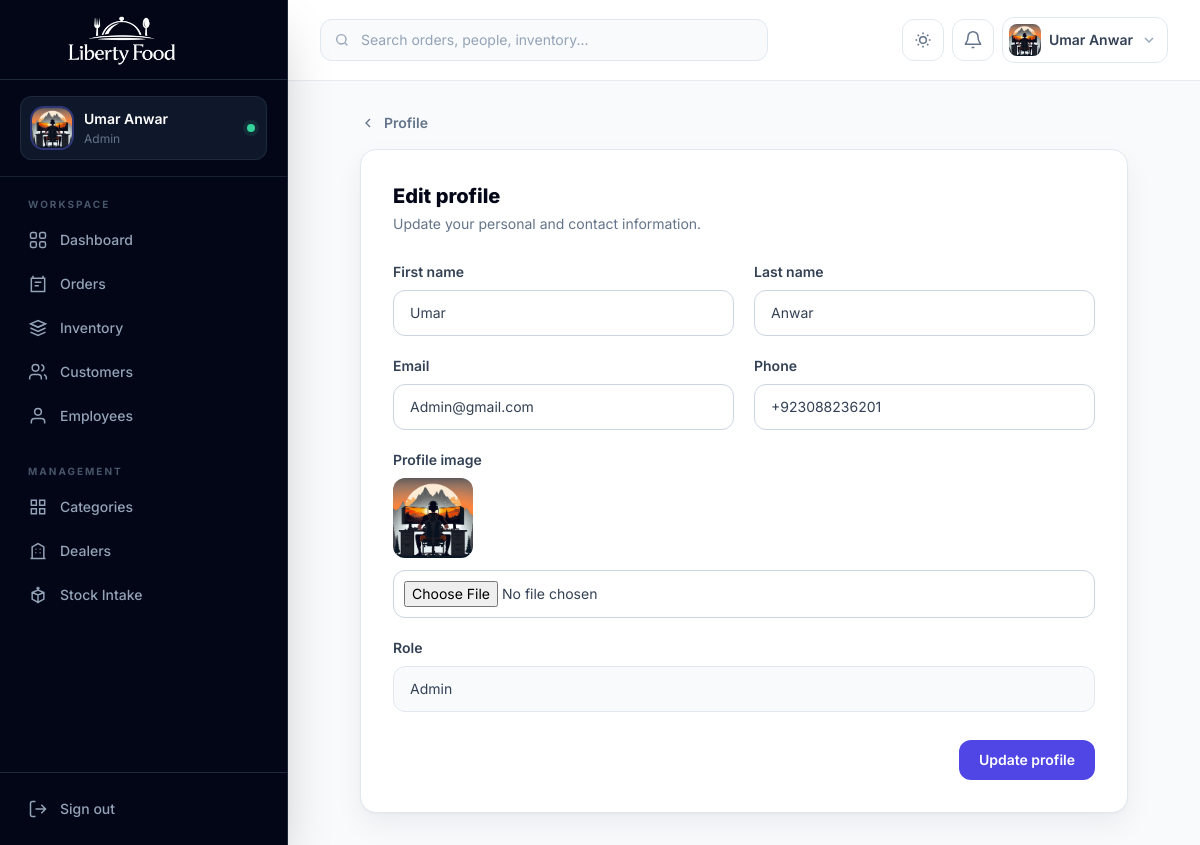
Screenshot of /accounts/edit-profile/ (signed in) with the database file from the repository.
### accounts/models.py (models this page shows, shortened)
class CustomUser(AbstractUser):
    email = models.EmailField(unique=True)
    ROLE_CHOICES = (
        ('admin', 'Admin'),
        ('employee', 'Employee'),
        ('customer', 'Customer'),
    )
    role = models.CharField(
        max_length=20,
        choices=ROLE_CHOICES,
        default='customer'
    )
    phone = models.CharField(
        max_length=15,
        blank=True,
        null=True
    )
    profile_image = models.ImageField(
        upload_to='profiles/',
        blank=True,
        null=True
    )

### accounts/views.py (the view, shortened to what this page needs)
# urls.py: path('edit-profile/', views.edit_profile, name='edit_profile'),
@admin_required
def edit_profile(request):
    return render(request, "edit_profile.html")

### accounts/decoraters.py (called while the page is built)
def is_admin(user):
    return user.is_authenticated and (user.is_superuser or user.role == "admin")

def role_required(*roles):
    def decorator(view_func):
        @login_required
        @wraps(view_func)
        def wrapper(request, *args, **kwargs):
            if is_admin(request.user) or request.user.role in roles:
                return view_func(request, *args, **kwargs)
            raise PermissionDenied("You do not have permission to access this page.")
        return wrapper
    return decorator

### templates/edit_profile.html (shortened to what this page needs)
{% extends "base.html" %}
{% block content %}
<div class="mx-auto max-w-3xl"><a href="{% url 'profile' %}" class="mb-4 inline-flex items-center gap-2 text-sm font-semibold text-slate-500 hover:text-indigo-600"><svg class="h-4 w-4" viewBox="0 0 24 24" fill="none" stroke="currentColor" stroke-width="2"><path d="m15 18-6-6 6-6"/></svg> Profile</a><section class="rounded-2xl border border-slate-200 bg-white p-6 shadow-soft dark:border-slate-800 dark:bg-slate-900 sm:p-8"><h1 class="text-xl font-extrabold text-slate-950 dark:text-white">Edit profile</h1><p class="mt-1 text-sm text-slate-500">Update your personal and contact information.</p><form method="POST" enctype="multipart/form-data" class="mt-7">{% csrf_token %}<div class="grid gap-5 sm:grid-cols-2"><div><label class="mb-2 block text-sm font-semibold">First name</label><input type="text" name="first_name" value="{{ request.user.first_name }}" class="w-full rounded-xl border border-slate-300 bg-white px-4 py-3 text-sm dark:border-slate-700 dark:bg-slate-950"></div><div><label class="mb-2 block text-sm font-semibold">Last name</label><input type="text" name="last_name" value="{{ request.user.last_name }}" class="w-full rounded-xl border border-slate-300 bg-white px-4 py-3 text-sm dark:border-slate-700 dark:bg-slate-950"></div><div><label class="mb-2 block text-sm font-semibold">Email</label><input type="email" name="email" value="{{ request.user.email }}" class="w-full rounded-xl border border-slate-300 bg-white px-4 py-3 text-sm dark:border-slate-700 dark:bg-slate-950"></div><div><label class="mb-2 block text-sm font-semibold">Phone</label><input type="text" name="phone" value="{{ request.user.phone }}" class="w-full rounded-xl border border-slate-300 bg-white px-4 py-3 text-sm dark:border-slate-700 dark:bg-slate-950"></div><div class="sm:col-span-2"><label class="mb-2 block text-sm font-semibold">Profile image</label>{% if request.user.profile_image %}<img src="{{ request.user.profile_image.url }}" class="mb-3 h-20 w-20 rounded-xl object-cover">{% endif %}<input type="file" name="profile_image" class="w-full rounded-xl border border-slate-300 p-2.5 text-sm dark:border-slate-700"></div><div class="sm:col-span-2"><label class="mb-2 block text-sm font-semibold">Role</label><input type="text" value="{{ request.user.role }}" readonly class="w-full rounded-xl border border-slate-200 bg-slate-50 px-4 py-3 text-sm capitalize dark:border-slate-800 dark:bg-slate-950"></div></div><div class="mt-7 flex justify-end"><button type="submit" class="rounded-xl bg-indigo-600 px-5 py-2.5 text-sm font-semibold text-white">Update profile</button></div></form></section></div>
{% endblock %}

### templates/base.html (shortened to what this page needs)
{% load static %}
<!DOCTYPE html>
<html lang="en" class="h-full scroll-smooth">
<head>
  <script src="https://cdn.tailwindcss.com"></script>
</head>
<body class="h-full bg-slate-50 font-sans text-slate-700 antialiased dark:bg-slate-950 dark:text-slate-300">
  <aside id="sidebar" class="fixed inset-y-0 left-0 z-50 flex w-72 -translate-x-full flex-col border-r border-slate-800 bg-slate-950 text-slate-300 shadow-2xl transition-transform duration-300 lg:translate-x-0">
    <div class="flex h-20 items-center gap-3 border-b border-slate-800 px-5">
      <a href="{% url 'home' %}" class="block h-16 w-52" aria-label="Liberty Food home">
        <img src="{% static 'liberty-food-logo-cropped.png' %}" alt="Liberty Food" class="h-full w-full object-contain">
      </a>
    </div>
    <div class="border-b border-slate-800/80 px-5 py-4">
      <div class="flex items-center gap-3 rounded-xl bg-slate-900 px-3 py-3 ring-1 ring-inset ring-slate-800">
        {% if request.user.profile_image %}
          <img src="{{ request.user.profile_image.url }}" alt="{{ request.user.username }}" class="h-10 w-10 rounded-xl object-cover ring-2 ring-indigo-500/40">
        {% else %}
          <div class="flex h-10 w-10 items-center justify-center rounded-xl bg-indigo-500/15 text-sm font-bold uppercase text-indigo-300 ring-1 ring-inset ring-indigo-500/30">
            {{ request.user.username|slice:":1" }}
          </div>
        {% endif %}
        <div class="min-w-0">
          <p class="truncate text-sm font-semibold text-white">{{ request.user.get_full_name|default:request.user.username }}</p>
          <p class="mt-0.5 truncate text-xs capitalize text-slate-500">{{ request.user.role|default:"Team member" }}</p>
        </div>
        <span class="ml-auto h-2 w-2 rounded-full bg-emerald-400 ring-4 ring-emerald-400/10" title="Online"></span>
      </div>
    </div>
    <nav class="flex-1 overflow-y-auto px-4 py-5" aria-label="Primary navigation">
      <p class="mb-2 px-3 text-[10px] font-bold uppercase tracking-[.2em] text-slate-600">Workspace</p>
      <div class="space-y-1">
        <a href="{% url 'home' %}" class="nav-link flex items-center gap-3 rounded-xl px-3 py-2.5 text-sm font-medium transition {% if request.resolver_match.url_name == 'home' %}bg-indigo-500 text-white shadow-lg shadow-indigo-950/30{% else %}text-slate-400 hover:bg-slate-900 hover:text-white{% endif %}">
          <svg class="h-5 w-5" viewBox="0 0 24 24" fill="none" stroke="currentColor" stroke-width="1.8"><rect x="3" y="3" width="7" height="7" rx="2"/><rect x="14" y="3" width="7" height="7" rx="2"/><rect x="3" y="14" width="7" height="7" rx="2"/><rect x="14" y="14" width="7" height="7" rx="2"/></svg>
          Dashboard
        </a>
        {% if request.user.role == 'admin' or request.user.is_superuser %}<a href="{% url 'order_list' %}" class="nav-link flex items-center gap-3 rounded-xl px-3 py-2.5 text-sm font-medium transition {% if 'order' in request.resolver_match.url_name %}bg-indigo-500 text-white shadow-lg shadow-indigo-950/30{% else %}text-slate-400 hover:bg-slate-900 hover:text-white{% endif %}">
          <svg class="h-5 w-5" viewBox="0 0 24 24" fill="none" stroke="currentColor" stroke-width="1.8"><path d="M6 2v4M18 2v4M4 5h16v16H4z"/><path d="M8 10h8M8 14h5"/></svg>
          Orders
        </a>
        <a href="{% url 'fooditem_list' %}" class="nav-link flex items-center gap-3 rounded-xl px-3 py-2.5 text-sm font-medium transition {% if 'fooditem' in request.resolver_match.url_name or request.resolver_match.url_name == 'food_quantity' %}bg-indigo-500 text-white shadow-lg shadow-indigo-950/30{% else %}text-slate-400 hover:bg-slate-900 hover:text-white{% endif %}">
          <svg class="h-5 w-5" viewBox="0 0 24 24" fill="none" stroke="currentColor" stroke-width="1.8"><path d="m3 7 9-4 9 4-9 4-9-4Z"/><path d="m3 7 9 4 9-4M3 12l9 4 9-4M3 17l9 4 9-4"/></svg>
          Inventory
        </a>
        <a href="{% url 'customer_list' %}" class="nav-link flex items-center gap-3 rounded-xl px-3 py-2.5 text-sm font-medium transition {% if 'customer' in request.resolver_match.url_name %}bg-indigo-500 text-white shadow-lg shadow-indigo-950/30{% else %}text-slate-400 hover:bg-slate-900 hover:text-white{% endif %}">
          <svg class="h-5 w-5" viewBox="0 0 24 24" fill="none" stroke="currentColor" stroke-width="1.8"><path d="M16 21v-2a4 4 0 0 0-4-4H6a4 4 0 0 0-4 4v2"/><circle cx="9" cy="7" r="4"/><path d="M22 21v-2a4 4 0 0 0-3-3.87M16 3.13a4 4 0 0 1 0 7.75"/></svg>
          Customers
        </a>
        <a href="{% url 'employee_list' %}" class="nav-link flex items-center gap-3 rounded-xl px-3 py-2.5 text-sm font-medium transition {% if 'employee' in request.resolver_match.url_name or 'salary' in request.resolver_match.url_name %}bg-indigo-500 text-white shadow-lg shadow-indigo-950/30{% else %}text-slate-400 hover:bg-slate-900 hover:text-white{% endif %}">
          <svg class="h-5 w-5" viewBox="0 0 24 24" fill="none" stroke="currentColor" stroke-width="1.8"><path d="M20 21v-2a4 4 0 0 0-4-4H8a4 4 0 0 0-4 4v2"/><circle cx="12" cy="7" r="4"/></svg>
          Employees
        </a>{% endif %}
      </div>
      {% if request.user.role == 'admin' or request.user.is_superuser %}<p class="mb-2 mt-7 px-3 text-[10px] font-bold uppercase tracking-[.2em] text-slate-600">Management</p>
      <div class="space-y-1">
        <a href="{% url 'category_list' %}" class="nav-link flex items-center gap-3 rounded-xl px-3 py-2.5 text-sm font-medium transition {% if 'category' in request.resolver_match.url_name %}bg-indigo-500 text-white{% else %}text-slate-400 hover:bg-slate-900 hover:text-white{% endif %}">
          <svg class="h-5 w-5" viewBox="0 0 24 24" fill="none" stroke="currentColor" stroke-width="1.8"><path d="M4 4h6v6H4zM14 4h6v6h-6zM4 14h6v6H4zM14 14h6v6h-6z"/></svg>
          Categories
        </a>
        <a href="{% url 'dealer_list' %}" class="nav-link flex items-center gap-3 rounded-xl px-3 py-2.5 text-sm font-medium transition {% if 'dealer' in request.resolver_match.url_name %}bg-indigo-500 text-white{% else %}text-slate-400 hover:bg-slate-900 hover:text-white{% endif %}">
          <svg class="h-5 w-5" viewBox="0 0 24 24" fill="none" stroke="currentColor" stroke-width="1.8"><path d="M3 21h18M5 21V7l7-4 7 4v14M9 10h1M14 10h1M9 14h1M14 14h1"/></svg>
          Dealers
        </a>
        <a href="{% url 'food_quantity' %}" class="nav-link flex items-center gap-3 rounded-xl px-3 py-2.5 text-sm font-medium transition {% if request.resolver_match.url_name == 'food_quantity' %}bg-indigo-500 text-white{% else %}text-slate-400 hover:bg-slate-900 hover:text-white{% endif %}">
          <svg class="h-5 w-5" viewBox="0 0 24 24" fill="none" stroke="currentColor" stroke-width="1.8"><path d="M12 22V12M5 9l7 3 7-3M5 9l7-3 7 3v8l-7 4-7-4V9Z"/><path d="M12 2v4M10 4h4"/></svg>
          Stock Intake
        </a>
      </div>{% endif %}
    </nav>
    <div class="border-t border-slate-800 p-4">
      <a href="{% url 'logout' %}" class="flex items-center gap-3 rounded-xl px-3 py-2.5 text-sm font-medium text-slate-400 transition hover:bg-red-500/10 hover:text-red-400">
        <svg class="h-5 w-5" viewBox="0 0 24 24" fill="none" stroke="currentColor" stroke-width="1.8"><path d="M9 21H5a2 2 0 0 1-2-2V5a2 2 0 0 1 2-2h4M16 17l5-5-5-5M21 12H9"/></svg>
        Sign out
      </a>
    </div>
  </aside>
  <div id="app-main" class="min-h-full transition-all duration-300 lg:ml-72">
    <header id="topbar" class="sticky top-0 z-30 border-b border-slate-200/80 bg-white/90 backdrop-blur-xl dark:border-slate-800 dark:bg-slate-950/85">
      <div class="flex h-20 items-center gap-3 px-4 sm:px-6 lg:px-8">
        {% if request.user.role == 'admin' or request.user.is_superuser %}<form method="GET" action="{% url 'global_search' %}" class="relative hidden w-full max-w-md md:block">
          <input type="search" name="q" placeholder="Search orders, people, inventory..." class="w-full rounded-xl border border-slate-200 bg-slate-50 py-2.5 pl-10 pr-4 text-sm text-slate-900 outline-none transition placeholder:text-slate-400 focus:border-indigo-500 focus:ring-4 focus:ring-indigo-500/10 dark:border-slate-800 dark:bg-slate-900 dark:text-white">
        </form>{% endif %}
        <div class="ml-auto flex items-center gap-2">
          <button id="theme-toggle" type="button" class="rounded-xl border border-slate-200 p-2.5 text-slate-500 transition hover:border-indigo-200 hover:bg-indigo-50 hover:text-indigo-600 dark:border-slate-800 dark:text-slate-400 dark:hover:border-indigo-900 dark:hover:bg-indigo-950/50 dark:hover:text-indigo-400" aria-label="Toggle color theme">
            <svg class="h-5 w-5 dark:hidden" viewBox="0 0 24 24" fill="none" stroke="currentColor" stroke-width="1.8"><path d="M12 3v2M12 19v2M3 12h2M19 12h2M5.64 5.64l1.42 1.42M16.94 16.94l1.42 1.42M18.36 5.64l-1.42 1.42M7.06 16.94l-1.42 1.42"/><circle cx="12" cy="12" r="4"/></svg>
          </button>
          <div class="relative">
            <button id="notification-trigger" type="button" class="relative rounded-xl border border-slate-200 p-2.5 text-slate-500 transition hover:bg-slate-50 dark:border-slate-800 dark:text-slate-400 dark:hover:bg-slate-900" aria-label="Notifications" aria-expanded="false">
              <svg class="h-5 w-5" viewBox="0 0 24 24" fill="none" stroke="currentColor" stroke-width="1.8"><path d="M18 8a6 6 0 0 0-12 0c0 7-3 7-3 9h18c0-2-3-2-3-9M13.7 21h-3.4"/></svg>
            </button>
          </div>
          <div class="relative">
            <button id="profile-trigger" type="button" class="flex items-center gap-2 rounded-xl border border-slate-200 bg-white p-1.5 pr-2.5 transition hover:bg-slate-50 dark:border-slate-800 dark:bg-slate-900 dark:hover:bg-slate-800" aria-expanded="false">
              {% if request.user.profile_image %}
                <img src="{{ request.user.profile_image.url }}" alt="" class="h-8 w-8 rounded-lg object-cover">
              {% else %}
                <span class="flex h-8 w-8 items-center justify-center rounded-lg bg-indigo-100 text-xs font-bold uppercase text-indigo-700 dark:bg-indigo-500/15 dark:text-indigo-300">{{ request.user.username|slice:":1" }}</span>
              {% endif %}
              <span class="hidden max-w-32 truncate text-sm font-semibold text-slate-700 dark:text-slate-200 sm:block">{{ request.user.get_full_name|default:request.user.username }}</span>
              <svg class="hidden h-4 w-4 text-slate-400 sm:block" viewBox="0 0 24 24" fill="none" stroke="currentColor" stroke-width="2"><path d="m6 9 6 6 6-6"/></svg>
            </button>
          </div>
        </div>
      </div>
    </header>
    <main class="px-4 py-6 sm:px-6 lg:px-8 lg:py-8">
      <div class="mx-auto max-w-[1600px]">
        {% block content %}{% endblock %}
      </div>
    </main>
  </div>
</body>
</html>

### templates/base.html (style rules this page uses)
* { scrollbar-width: thin; scrollbar-color: #94a3b8 transparent; }
.nav-link svg, .action-icon svg { pointer-events: none; }

### rows the page displays
CustomUser: user.profile_image (picture), user.get_full_name "Umar Anwar", user.role "Admin", first_name "Umar", last_name "Anwar", email "Admin@gmail.com", phone "+923088236201", user.role "admin"
